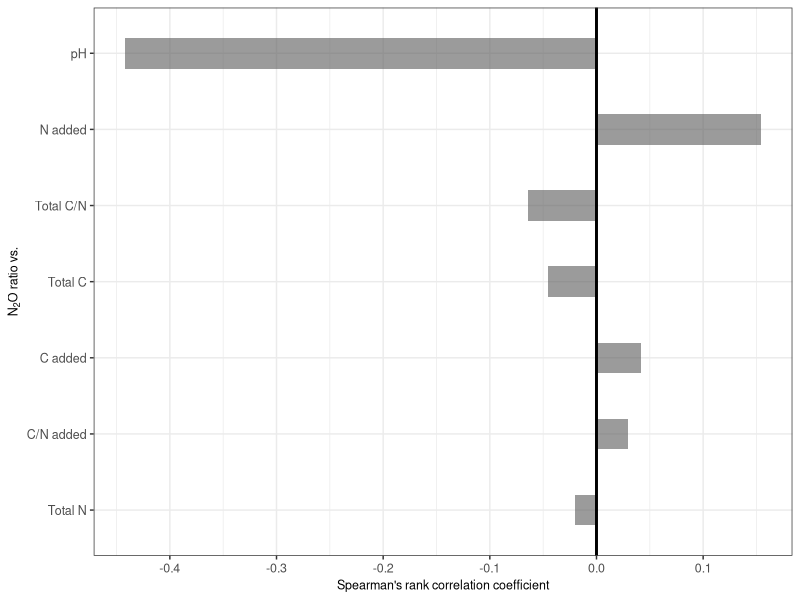

Recreate this plot in R.
## ---- chunk 1
library('metafor')
library('readxl')
library('tidyverse')
library('dplyr')
library('ggplot2')
## ---- chunk 2
meta.data <- read_excel('N2O ratio database_2023-07-05.xlsx', sheet = "database", na =  c("NA", "NR"))
head(meta.data)
names(meta.data)

# make dataframe of samples that have treatment and control
meta.data.wcont.wsd <- meta.data %>%
  filter(!is.na(N2O.ratio_cont), SD_cont > 0, SD_trt > 0)

# Use escalc function to setup meta using mean difference "MD" --> calculates yi and vi
dat <- escalc(measure = "MD", m1i = N2O.ratio_trt, m2i = N2O.ratio_cont,
              sd1i = SD_trt, sd2i = SD_cont, n1i = n, n2i = n,
              data = meta.data.wcont.wsd, append = TRUE)
## ---- chunk 3
shapiro.test(dat$N2O.ratio_trt)
shapiro.test(dat$N2O.ratio_cont)
shapiro.test(dat$Soil.pH)
shapiro.test(dat$C.added)
shapiro.test(dat$N.added)
shapiro.test(dat$C.N.added)
shapiro.test(dat$Total.C)
shapiro.test(dat$Total.N)
shapiro.test(dat$C.N.total)
shapiro.test(dat$yi)
shapiro.test(dat$vi)
#hist(dat$N2O.ratio_trt,main="Histogram of cumulative N2O fluxes",xlab="N2O flux (kgN/ha)")
## ---- chunk 4
cor.test(dat$yi, dat$Soil.pH, method="spearman") 
cor.test(dat$yi, dat$C.added, method="spearman") 
cor.test(dat$yi, dat$N.added, method="spearman") 
cor.test(dat$yi, dat$C.N.added, method="spearman") 
cor.test(dat$yi, dat$Total.C, method="spearman") 
cor.test(dat$yi, dat$Total.N, method="spearman") 
cor.test(dat$yi, dat$C.N.total, method="spearman") 
## ---- chunk 5
cor.test(dat$N2O.ratio_trt, dat$Soil.pH, method="spearman") 
cor.test(dat$N2O.ratio_trt, dat$C.added, method="spearman") 
cor.test(dat$N2O.ratio_trt, dat$N.added, method="spearman") 
cor.test(dat$N2O.ratio_trt, dat$C.N.added, method="spearman") 
cor.test(dat$N2O.ratio_trt, dat$Total.C, method="spearman") 
cor.test(dat$N2O.ratio_trt, dat$Total.N, method="spearman") 
cor.test(dat$N2O.ratio_trt, dat$C.N.total, method="spearman") 
## ---- chunk 6
shapiro.test(meta.data$N2O.ratio_trt)
shapiro.test(meta.data$N2O.ratio_cont)
shapiro.test(meta.data$Soil.pH)
shapiro.test(meta.data$C.added)
shapiro.test(meta.data$N.added)
shapiro.test(meta.data$C.N.added)
shapiro.test(meta.data$Total.C)
shapiro.test(meta.data$Total.N)
shapiro.test(meta.data$C.N.total)
## ---- chunk 7
cor1 <- cor.test(meta.data$N2O.ratio_trt, meta.data$Soil.pH, method="spearman") 
cor2 <- cor.test(meta.data$N2O.ratio_trt, meta.data$C.added, method="spearman") 
cor3 <- cor.test(meta.data$N2O.ratio_trt, meta.data$N.added, method="spearman") 
cor4 <- cor.test(meta.data$N2O.ratio_trt, meta.data$C.N.added, method="spearman") 
cor5 <- cor.test(meta.data$N2O.ratio_trt, meta.data$Total.C, method="spearman") 
cor6 <- cor.test(meta.data$N2O.ratio_trt, meta.data$Total.N, method="spearman") 
cor7 <- cor.test(meta.data$N2O.ratio_trt, meta.data$C.N.total, method="spearman") 

corr.df <- data.frame(variable=c("pH", "C added","N added", "C/N added", "Total C", "Total N", "Total C/N"), rho=1:7)

corr.df$rho[1] <- print(cor1$estimate)
corr.df$rho[2] <- print(cor2$estimate)
corr.df$rho[3] <- print(cor3$estimate)
corr.df$rho[4] <- print(cor4$estimate)
corr.df$rho[5] <- print(cor5$estimate)
corr.df$rho[6] <- print(cor6$estimate)
corr.df$rho[7] <- print(cor7$estimate)

corr.df$abs <- abs(corr.df$rho)

corr.df.sort <- corr.df[order(corr.df$abs),]
## ---- chunk 8

corr.df %>%
  mutate(variable = fct_reorder(variable,abs)) %>%
  ggplot(aes(x=variable, y=rho)) +
  geom_bar(stat="identity", alpha=.6, width=.4) +
  coord_flip() +
  theme_bw() +
  geom_hline(yintercept = 0, size=1) +
  labs(y = "Spearman's rank correlation coefficient", x = expression("N"[2]*"O ratio vs.")) +
  theme(axis.title=element_text(size=9), axis.text=element_text(size=9)) +
  scale_y_continuous(breaks=c(-.5,-.4,-.3,-.2,-.1,0,.1,.2))

#ggsave("Figure3.tiff", units="in", width=3.346, height=2.8, dpi=300, compression = 'lzw')
